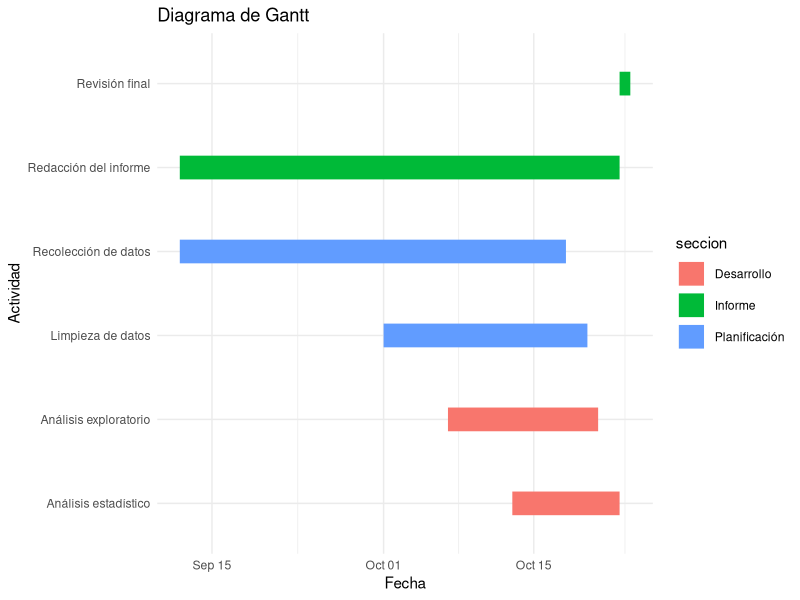
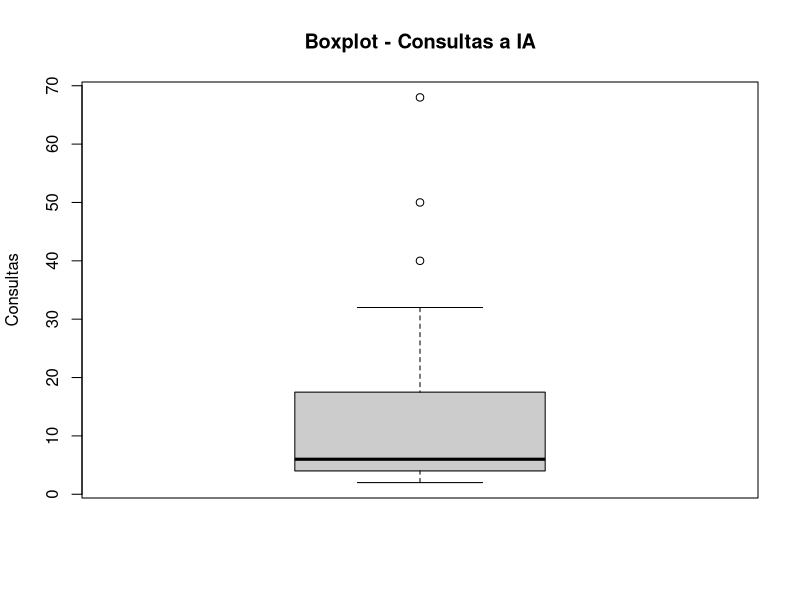
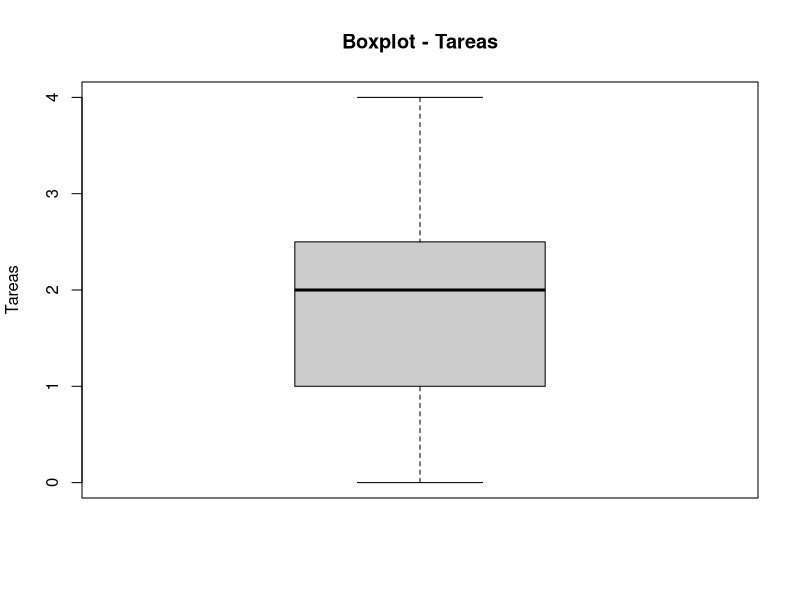
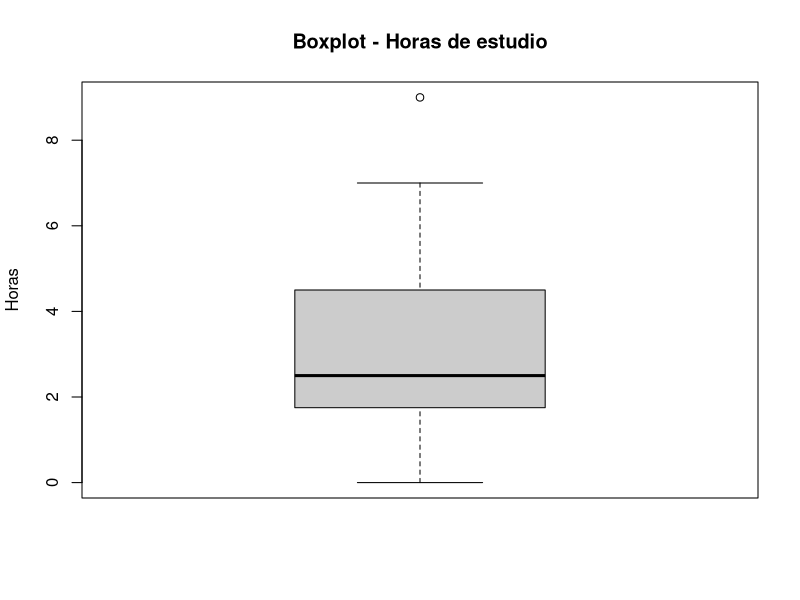
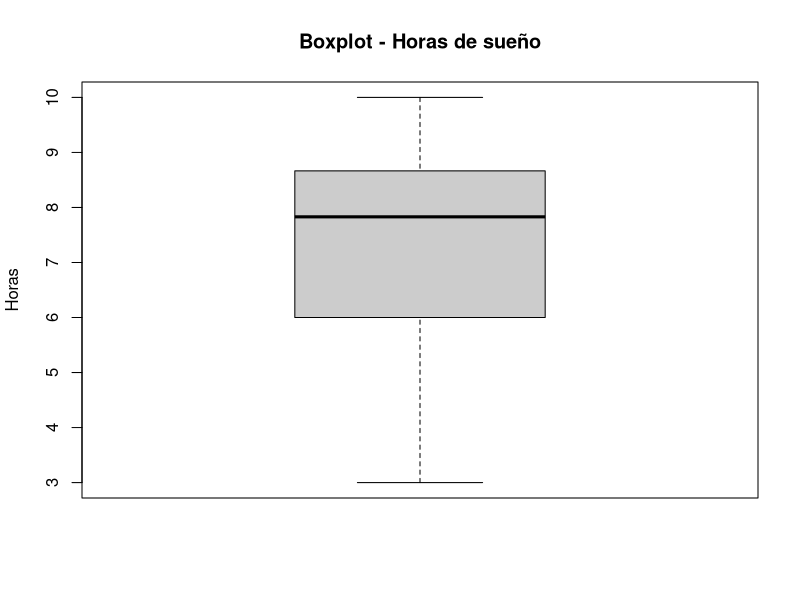
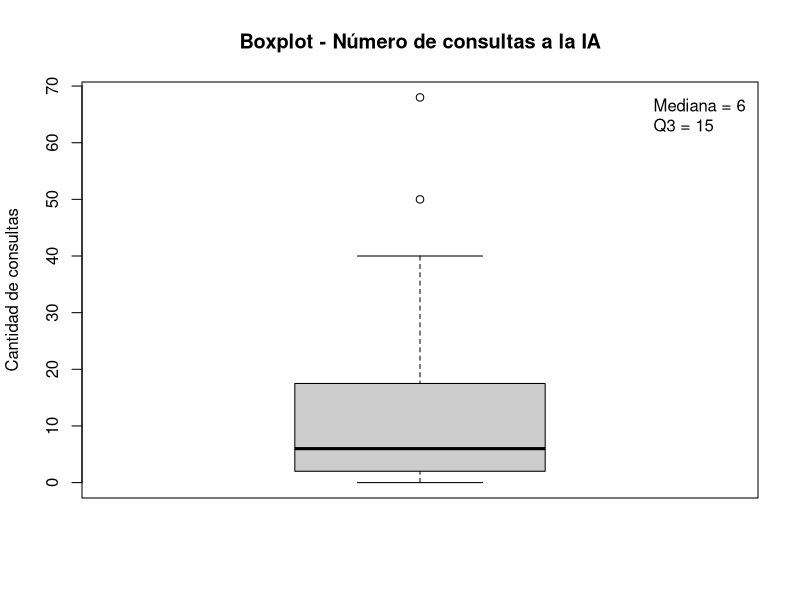
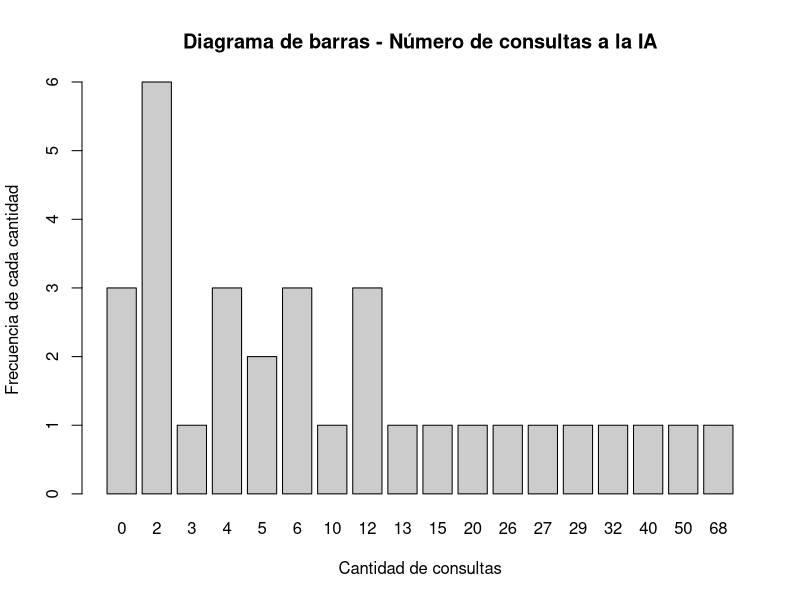
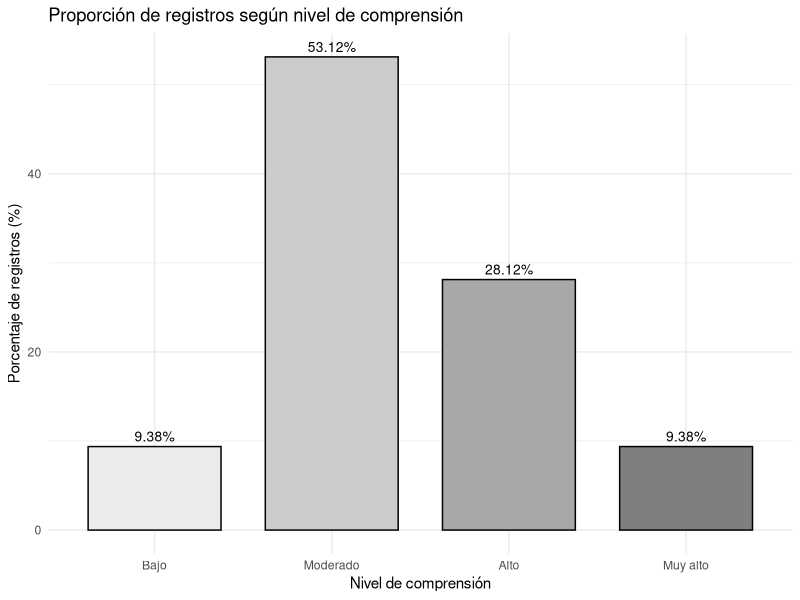

R code for these plots, in order:
## ---- chunk 1
library(ggplot2)

tareas <- data.frame(
  tarea = c(
    "Recolección de datos",
    "Limpieza de datos",
    "Análisis exploratorio",
    "Análisis estadístico",
    "Redacción del informe",
    "Revisión final"
  ),
  inicio = as.Date(c(
    "2026-09-12", "2026-10-01", "2026-10-07", "2026-10-13", "2026-09-12", "2026-10-23"
  )),
  fin = as.Date(c(
    "2026-10-18", "2026-10-20", "2026-10-21", "2026-10-23", "2026-10-23", "2026-10-24"
  )),
  seccion = c(
    "Planificación",
    "Planificación",
    "Desarrollo",
    "Desarrollo",
    "Informe",
    "Informe"
  )
)

ggplot(tareas,
       aes(x = inicio,
           xend = fin,
           y = tarea,
           yend = tarea,
           color = seccion)) +
  geom_segment(linewidth = 8) +
  labs(title = "Diagrama de Gantt",
       x = "Fecha",
       y = "Actividad") +
  theme_minimal()
## ---- chunk 2
library(readr)
library(dplyr)
library(tidyverse)
library(ggplot2)

DF <- read_csv("RespuestasDiario.csv")
## ---- chunk 3
names(DF)
DFL <- DF
## ---- chunk 4
DFL %>% rename(hora = `Marca temporal`
               , consultas = `¿Cuántas consultas a una IA realizaste hoy?`
               , uso = `¿Cuál fue el uso principal que le diste a la IA hoy?`
               , satisfaccion = `¿Qué nivel de satisfacción tienes con tu avance académico de hoy?`
               , tareas = `¿En cuántas tareas de hoy el uso de la IA te ahorró tiempo?`
               , curso = `¿Cuál es el código del curso sobre el que hiciste la mayoría de tus consultas a la IA hoy?`
               , estudio = `¿Cuántas horas efectivas de estudio acumulaste el día de hoy?`
               , sueno = `¿Cuántas horas dormiste la noche pasada?`
               , comprension = `¿Qué nivel de comprensión tuviste de las actividades académicas que realizaste hoy?`
               , email = `Dirección de correo electrónico`) -> DFL
## ---- chunk 5
DFL <- DFL[, c("hora", "consultas", "uso", "satisfaccion", "tareas", "curso", "estudio", "sueno", "comprension", "email")]
names(DFL)
## ---- chunk 6
DFAuxiliar <- read_csv("CorreosGrupo.csv")
## ---- chunk 7
DFL <- inner_join(DFL, DFAuxiliar, by = "email")
## ---- chunk 8
dim(DFL)
head(DFL)
sapply(DFL, class)
## ---- chunk 9
colSums(is.na(DFL))
## ---- chunk 10
round(colSums(is.na(DFL)) / nrow(DFL) * 100, 2)
## ---- chunk 11
sum(DFL$consultas == 0, na.rm = TRUE)
## ---- chunk 12
sum(DFL$tareas == 0, na.rm = TRUE)
## ---- chunk 13
sum(DFL$estudio == 0, na.rm = TRUE)
## ---- chunk 14
sum(DFL$sueno == 0, na.rm = TRUE)
## ---- chunk 15
unique(DFL$comprension)
## ---- chunk 16
length(unique(DFL$sueno))
unique(DFL$sueno)
## ---- chunk 17
length(unique(DFL$estudio))
unique(DFL$estudio)
## ---- chunk 18
length(unique(DFL$curso))
## ---- chunk 19
length(unique(DFL$tareas))
sort(unique(DFL$tareas))
## ---- chunk 20
unique(DFL$satisfaccion)
## ---- chunk 21
length(unique(DFL$uso))
unique(DFL$uso)
## ---- chunk 22
length(unique(DFL$consultas))
## ---- chunk 23

#Se hace el filtrado por horas teniendo en cuenta que se guarda en el formato de 24 horas por lo que solo acotamos desde 21.5 o sea 9:30 

DFL1<-DFL%>%filter(!(((hour(dmy_hms(hora)) + minute(dmy_hms(hora))/60) < 21.5))) %>% 

# en caso de superesswarnings es para evitar que arroje errores en consultas debido a que permite ingreso de datos vacíos por lo que se trata de convertir a numero y de ahí vemos si es NA e invirtiendo mediante ! para quedarnos con los que si cumplan eso  
  
filter(!is.na(suppressWarnings(as.numeric(consultas))), 

# Repetimos el mismo tipo de filtrado con respecto a la variable tareas, sueno y estudio 

!is.na(suppressWarnings(as.numeric(tareas))),                                   
!is.na(suppressWarnings(as.numeric(estudio))),                           !is.na(suppressWarnings(as.numeric(sueno))))%>% 
  
#verificamos que las consultas y tareas sean números enteros 

filter(as.numeric(consultas)%%1==0, 
       as.numeric(tareas)%%1==0)

## ---- chunk 24
  DF2<-DFL1%>%mutate(
  
  # se arma el primer filtro para normalizar uso
  uso_= chartr("áéíóúÁÉÍÓÚ", "aeiouAEIOU", tolower(uso)),
  
  # el segundo filtro para la búsqueda de palabras clave 
  usoC= str_detect(uso_,regex("\\b(ia|no|use|ningun[oa])\\b",ignore_case = TRUE)),
  
  # el tercer filtro ayuda a buscar datos no validos y validar los mismos
  cursoC = is.na(curso) | str_detect(curso, "^[ -]*$") | 
  str_detect(curso, "^[A-Za-z]{2}\\d{4}$"),
  
  # el cuarto filtro verifica las consultas y une con validacion de curso
  filtro=!usoC&cursoC&(as.numeric(consultas)>0|as.numeric(tareas)>0),
  
  # se aplica el filtro para cada dato relacionado
  uso = if_else(filtro, uso,NA_character_),
  
  consultas=if_else(filtro,consultas,NA_integer_),   
  
  tareas= if_else(filtro,tareas,NA_integer_),
  
  curso = if_else(filtro,curso,NA_character_)
  ) %>% select(-filtro, -usoC,-cursoC,-uso_)  
# después se borra las columnas auxiliares     
DF2$curso<-toupper(DF2$curso)
DF2$uso<-tolower(DF2$uso)
## ---- chunk 25
# Número de consultas a IA
boxplot(DF2$consultas,
        main = "Boxplot - Consultas a IA",
        ylab = "Consultas",
        col = "gray80")

boxplot.stats(DF2$consultas)$out
## ---- chunk 26
# Número de tareas donde la IA ahorró tiempo
boxplot(DF2$tareas,
        main = "Boxplot - Tareas",
        ylab = "Tareas",
        col = "gray80")

boxplot.stats(DF2$tareas)$out
## ---- chunk 27
# Horas efectivas de estudio
boxplot(DF2$estudio,
        main = "Boxplot - Horas de estudio",
        ylab = "Horas",
        col = "gray80")
        
boxplot.stats(DF2$estudio)$out
## ---- chunk 28
# Horas de sueño
boxplot(DF2$sueno,
        main = "Boxplot - Horas de sueño",
        ylab = "Horas",
        col = "gray80")

boxplot.stats(DF2$sueno)$out
## ---- chunk 29
# Variabilidad de las consultas
range(DF2$consultas, na.rm = TRUE)
var(DF2$consultas, na.rm = TRUE)
sd(DF2$consultas, na.rm = TRUE)
IQR(DF2$consultas, na.rm = TRUE)
sd(DF2$consultas, na.rm = TRUE) / mean(DF2$consultas, na.rm = TRUE)
## ---- chunk 30
# Variabilidad de las tareas
range(DF2$tareas, na.rm = TRUE)
var(DF2$tareas, na.rm = TRUE)
sd(DF2$tareas, na.rm = TRUE)
IQR(DF2$tareas, na.rm = TRUE)
sd(DF2$tareas, na.rm = TRUE) / mean(DF2$tareas, na.rm = TRUE)
## ---- chunk 31
# Variabilidad de las horas de estudio
range(DF2$estudio, na.rm = TRUE)
var(DF2$estudio, na.rm = TRUE)
sd(DF2$estudio, na.rm = TRUE)
IQR(DF2$estudio, na.rm = TRUE)
sd(DF2$estudio, na.rm = TRUE) / mean(DF2$estudio, na.rm = TRUE)
## ---- chunk 32
# Variabilidad de las horas de sueño
range(DF2$sueno, na.rm = TRUE)
var(DF2$sueno, na.rm = TRUE)
sd(DF2$sueno, na.rm = TRUE)
IQR(DF2$sueno, na.rm = TRUE)
sd(DF2$sueno, na.rm = TRUE) / mean(DF2$sueno, na.rm = TRUE)
## ---- chunk 33
# Frecuencia del principal uso de IA (de mayor a menor)
length(unique(na.omit(DF2$uso)))
head(sort(table(DF2$uso), decreasing = TRUE), 4)
round(head(sort(prop.table(table(DF2$uso)), decreasing = TRUE), 4) * 100, 2)
## ---- chunk 34
# Frecuencia del nivel de satisfacción
table(DF2$satisfaccion)
prop.table(table(DF2$satisfaccion)) * 100
## ---- chunk 35
# Frecuencia del nivel de comprensión (en su orden natural)
niveles <- c("Muy bajo", "Bajo", "Moderado", "Alto", "Muy alto")
table(factor(DF2$comprension, levels = niveles))
prop.table(table(factor(DF2$comprension, levels = niveles))) * 100
## ---- chunk 36
tabla_NA <- data.frame(
  Variable = names(DF2),
  Cantidad_NA = colSums(is.na(DF2)),
  Porcentaje_NA = round(colSums(is.na(DF2)) / nrow(DF2) * 100, 2),
  row.names = NULL
)
tabla_NA
## ---- chunk 37
#Revisamos si los NAs están en una mismo registro
table(rowSums(is.na(DF2)))
#Impacto si eliminamos los NAs
nrow(DF2)
nrow(na.omit(DF2))
round((1 - nrow(na.omit(DF2)) / nrow(DF2)) * 100, 2)
## ---- chunk 38
# DF2 sale de DFL1 sin filtrar filas, recuperamos de DFL1 los valores que el Paso 3 convirtió a NA
nrow(DFL1) == nrow(DF2)

diagnostico <- DF2 %>%
  mutate(
    # Valores originales, antes del Paso 3
    consultas_orig = as.numeric(DFL1$consultas),
    tareas_orig    = as.numeric(DFL1$tareas),
    uso_orig       = as.character(DFL1$uso),
    curso_orig     = as.character(DFL1$curso),

    # ¿El estudiante declaró alguna actividad con IA ese día?
    hubo_actividad = consultas_orig > 0 | tareas_orig > 0,

    # Motivo por el que el registro quedó incompleto
    motivo = case_when(
      !is.na(uso)     ~ "Completo",
      !hubo_actividad ~ "Sin uso de IA",
      consultas_orig == 0 & is.na(uso_orig) ~ "Sin uso de IA",
      TRUE            ~ "Curso fuera de formato"
    )
  )

table(diagnostico$motivo)
## ---- chunk 39
# Perfil de cada grupo según las consultas que realmente declararon
diagnostico %>%
  filter(motivo != "Completo") %>%
  group_by(motivo) %>%
  summarise(
    n = n(),
    consultas_min   = min(consultas_orig),
    consultas_max   = max(consultas_orig),
    consultas_media = round(mean(consultas_orig), 1)
  )
## ---- chunk 40
DF_GesNulos <- diagnostico %>%
  mutate(
    #Indicador de uso de IA, según el motivo y no según si había NA
    uso_ia = factor(if_else(motivo != "Sin uso de IA", "Usó IA", "No usó IA"),
                    levels = c("Usó IA", "No usó IA")),

    # Si no usó IA, el valor verdadero es 0 
    # Cuantitativas discretas: 
    consultas = if_else(motivo == "Sin uso de IA", 0, consultas_orig),
    consultas= as.integer(consultas),
    tareas    = if_else(motivo == "Sin uso de IA", 0, tareas_orig),
    tareas= as.integer(tareas),
    # Cualitativa nominal
    uso   = if_else(motivo == "Sin uso de IA", "No usó IA", uso_orig),
    uso = factor(uso,levels=unique(uso)),
    

  # Solo el curso se marca como inválido; el resto de datos se conserva
    curso = case_when(
      motivo == "Sin uso de IA"          ~ "No aplica",
      motivo == "Curso fuera de formato" ~ "Sin código válido",
      TRUE                               ~ curso_orig
    ),
      curso = factor(curso,levels=unique(curso)),

    # Cuantitativas continuas
    estudio = as.numeric(estudio),
    sueno   = as.numeric(sueno),

    # Ordinal con levels
    comprension = factor(comprension,
                         levels = c("Muy bajo", "Bajo", "Moderado", "Alto", "Muy alto"),
                         ordered = TRUE),

    satisfaccion = factor(satisfaccion, levels = 1:5, ordered = TRUE),

    # Identificador
    Grupo = factor(Grupo)
  ) %>%
# Se borran las columnas que solo sirvieron para el diagnóstico
  select(-consultas_orig, -tareas_orig, -uso_orig, -curso_orig,
         -hubo_actividad, -motivo)
## ---- chunk 41
# Verificamos que no quede ningún NA ni se hayan perdido filas
sum(is.na(DF_GesNulos))
nrow(DF_GesNulos)
table(DF_GesNulos$uso_ia)
## ---- chunk 42
DF3 <- DF_GesNulos %>%
  select(consultas, uso, satisfaccion, tareas, curso,
         estudio, sueno, comprension, uso_ia)

    dim(DF3)
    sapply(DF3, function(x) class(x)[1])
    sum(is.na(DF3))
## ---- chunk 43
# Cuántas observaciones sobreviven a cada etapa del proceso
trazabilidad <- data.frame(
  Etapa = c("Base cruda (DF)", "Subset y join (DFL)", "Normalización (DFL1)",
            "Criterios (DF2)", "Gestión de nulos (DF3)"),
  Observaciones = c(nrow(DF), nrow(DFL), nrow(DFL1), nrow(DF2), nrow(DF3))
)
# Qué porcentaje de la base original representa cada etapa
trazabilidad$Retencion <- round(trazabilidad$Observaciones / nrow(DF) * 100, 2)
trazabilidad
## ---- chunk 44
# Mismo diagnóstico del Paso 1, ahora sobre la base limpia.
radiografia <- data.frame(
  Variable = names(DF3),
  Tipo = sapply(DF3, function(x) class(x)[1]),
  NA_total = colSums(is.na(DF3)),
  Porcentaje_NA = round(colSums(is.na(DF3)) / nrow(DF3) * 100, 2),
  Unicos = sapply(DF3, function(x) length(unique(x))),
  row.names = NULL
)
radiografia
## ---- chunk 45
# Conteo de ceros en cada numérica
sum(DF3$consultas == 0)
sum(DF3$tareas == 0)
sum(DF3$estudio == 0)
sum(DF3$sueno == 0)
## ---- chunk 46
# Verificamos que ninguna numérica se salga de los rangos del codebook.

data.frame(
  Variable = c("consultas", "tareas", "estudio", "sueno"),
  Restriccion = c("x >= 0", "x >= 0", "x >= 0", "0 <= x <= 24"),
  Minimo = c(min(DF3$consultas), min(DF3$tareas), min(DF3$estudio), min(DF3$sueno)),
  Maximo = c(max(DF3$consultas), max(DF3$tareas), max(DF3$estudio), max(DF3$sueno)),
  Cumple = c(all(DF3$consultas >= 0), all(DF3$tareas >= 0), all(DF3$estudio >= 0),
             all(DF3$sueno >= 0 & DF3$sueno <= 24))
)
## ---- chunk 47
# Filas idénticas en todas sus columnas
sum(duplicated(DF_GesNulos))
# El diseño es longitudinal, cada estudiante debe tener un solo registro por día.
DF_GesNulos %>%
  mutate(fecha = substr(hora, 1, 10)) %>%
  count(email, fecha) %>%
  filter(n > 1)
## ---- chunk 48
# Observaciones limpias que aportó cada grupo
DF_GesNulos %>% count(Grupo)
## ---- chunk 49
# Filtro sobre nuestro grupo
GRUPO <- 6
DF3_grupo <- DF_GesNulos %>% filter(Grupo == GRUPO)

nrow(DF3_grupo)
DF3_grupo %>% count(email)
## ---- chunk 50
n_distinct(DF_GesNulos$email)
## ---- chunk 51
sd(DF3$consultas, na.rm = T) / abs(mean(DF3$consultas, na.rm = T))
## ---- chunk 52
boxplot(DF3$consultas,
        main = "Boxplot - Número de consultas a la IA",
        ylab = "Cantidad de consultas",
        col = "gray80")
legend("topright",
       legend = paste("Mediana =", median(DF3$consultas, na.rm = TRUE), "\nQ3 =", quantile(DF3$consultas, 0.75, na.rm = T, type = 3)), bty = "n")
## ---- chunk 53
barplot(table(DF3$consultas),
        main = "Diagrama de barras - Número de consultas a la IA",
        xlab = "Cantidad de consultas",
        ylab = "Frecuencia de cada cantidad",
        col = "gray80")
## ---- chunk 54
table(DF3$comprension)
round(prop.table(table(DF3$comprension)) * 100, 2)
round(cumsum(prop.table(table(DF3$comprension))) * 100, 2)
## ---- chunk 55
DF3 %>%
  count(comprension) %>%
  mutate(p = n / sum(n) * 100) %>%
  ggplot(aes(x = comprension, y = p, fill = comprension)) +
  geom_col(color = "black", width = 0.75) +
  geom_text(aes(label = paste0(round(p, 2), "%")), vjust = -0.5, size = 3.5) +
  scale_fill_manual(values = c("gray92", "gray80", "gray66", "gray50", "gray35")) +
  labs(title = "Proporción de registros según nivel de comprensión",
       x = "Nivel de comprensión", y = "Porcentaje de registros (%)") +
  theme_minimal() +
  theme(legend.position = "none")
## ---- chunk 56
summary(DF3$sueno)
round(sd(DF3$sueno),2)
IQR(DF3$sueno)
round(sd(DF3$sueno) / mean(DF3$sueno),2) #CV
## ---- chunk 57
boxplot(DF3$sueno,
        main = "Horas de sueño",
        ylab = "Horas",
        col = "gray80")
## ---- chunk 58
hist(DF3$sueno,
     main = "Horas de sueño",
     xlab = "Horas",
     col = "gray80",
     ylab = "Frecuencia")
axis(1, at = 0:ceiling(max(DF3$sueno)))
abline(v = mean(DF3$sueno, na.rm = TRUE), col = "firebrick", lwd = 2, lty = 2)
legend("topright",
       legend = paste("Media =", round(mean(DF3$sueno, na.rm = TRUE), 2)),
       col = "firebrick", lty = 2, lwd = 2, bty = "n")
## ---- chunk 59
boxplot(consultas ~ satisfaccion, data = DF3,
        main = "Nivel de satisfacción vs Número de consultas",
        xlab = "Nivel de satisfacción",
        ylab = "Cantidad de consultas")
## ---- chunk 60
quantile(DF3$consultas[DF3$satisfaccion == 3], 0.3, na.rm = T, type = 3)
quantile(DF3$consultas[DF3$satisfaccion == 4], 0.3, na.rm = T, type = 3)
quantile(DF3$consultas[DF3$satisfaccion == 5], 0.3, na.rm = T, type = 3)
## ---- chunk 61
cor.test(DF3$consultas,DF3$estudio,method="spearman")
## ---- chunk 62
ggplot(DF3, aes(x = consultas, y = estudio)) +
  geom_point(color = "navy", size = 2.5) +
  labs(
    title = "Consultas vs. horas de estudio",
    x = "Consultas a la IA",
    y = "Horas de estudio"
  )
## ---- chunk 63
DFC <- DF3[DF3$uso_ia == "Usó IA", ]
DFC$curso <- toupper(DFC$curso)
DFC$uso <- as.character(DFC$uso)
DFC <- DFC[DFC$curso %in% c("CC1105", "CS2031", "CC2101", "CS2013"), ]
DFC <- DFC[DFC$uso %in% c("Resolver ejercicios", "Resumir", "Programar", "Redactar"), ]
nrow(DFC)
## ---- chunk 64
tabla <- table(DFC$curso, DFC$uso)
tabla
round(prop.table(tabla, 1) * 100, 2)
## ---- chunk 65
DFC %>%
  count(curso, uso) %>%
  group_by(curso) %>%
  mutate(p = n / sum(n) * 100) %>%
  ggplot(aes(x = curso, y = p, fill = uso)) +
  geom_col(width = 0.75) +
  geom_text(aes(label = paste0(round(p, 1), "%")),
            position = position_stack(vjust = 0.5), size = 3) +
  scale_fill_manual(values = c("gray92", "gray78", "gray64", "gray50")) +
  labs(title = "Proporción de usos de la IA según el curso",
       x = "Curso", y = "Porcentaje de registros (%)", fill = "Uso principal") +
  theme_minimal()
## ---- chunk 66
DF3 %>%
  filter(uso_ia == "Usó IA") %>%
  mutate(
    uso_g = if_else(uso %in% c("Resolver ejercicios", "Resumir",
                                "Programar", "Redactar", "No usó IA"),
                     as.character(uso), "Otros"),
    ahorro = if_else(tareas == 0, "Sin tareas ahorradas", "Con tareas ahorradas")
  ) %>%
  count(uso_g, ahorro) %>%
  tidyr::pivot_wider(names_from = ahorro, values_from = n, values_fill = 0) %>%
  {
    tabla <- .[, c("uso_g", "Sin tareas ahorradas", "Con tareas ahorradas")]
    m <- t(as.matrix(tabla[, -1]))
    colnames(m) <- tabla$uso_g
    barplot(m,
            main = "Tareas ahorradas según el uso de IA",
            ylab = "Cantidad de registros",
            xlab = "Uso principal",
            col = c("gray85", "gray45"))
    legend("topleft",
           legend = c("Sin ahorro", "Con ahorro"),
           fill = c("gray85", "gray45"),
           cex = 0.8)
  }
## ---- chunk 67
DF3 %>%
  filter(uso_ia == "Usó IA") %>%
  mutate(uso_g = if_else(uso %in% c("Resolver ejercicios", "Resumir",
                                     "Programar", "Redactar", "No usó IA"),
                          as.character(uso), "Otros")) %>%
  group_by(uso_g) %>%
  summarise(
    registros   = n(),
    ta_ahorrada = round(mean(tareas > 0, na.rm = TRUE) * 100,2),

  ) %>%
  rename(Uso = uso_g)
## ---- chunk 68
boxplot(sueno ~ comprension, data = DF3,
        main = "Sueño según comprensión",
        xlab = "Comprensión",
        ylab = "Horas de sueño",
        col = c("gray92", "gray80", "gray66", "gray50", "gray35"))
abline(h = mean(DF3$sueno, na.rm = TRUE), col = "firebrick", lwd = 2, lty = 2)
legend("topright",
       legend = paste("Media =", round(mean(DF3$sueno, na.rm = TRUE), 2)),
       col = "firebrick", lty = 2, lwd = 2, bty = "n")
## ---- chunk 69
DF3%>%group_by(comprension)%>% summarise(n=n(),
    Q1= quantile(sueno, 0.25, na.rm = TRUE),
    Mediana = quantile(sueno, 0.5 ,na.rm = TRUE),
    Q3= quantile(sueno, 0.75, na.rm = TRUE),
    RIC     = IQR(sueno, na.rm = TRUE),
    Media = mean(sueno,na.rm=TRUE),
    CV = (sd(sueno,na.rm=TRUE)/mean(sueno,na.rm=TRUE))
                                         )
## ---- chunk 70
GRUPO <- 6
DF3_grupo <- DF_GesNulos %>% filter(Grupo == GRUPO)
nrow(DF3_grupo)
## ---- chunk 71
consultas_cat <- cut(DF3$consultas,
                     breaks = c(0, 1, 11, 21, 31, Inf),
                     right = FALSE,
                     labels = c("Sin uso", "Bajo", "Moderado",
                                "Frecuente", "Muy frecuente"))

frec_con <- table(consultas_cat)
prob_con <- prop.table(frec_con)
frec_con
round(prob_con, 4)
## ---- chunk 72
sum(prob_con)
## ---- chunk 73
barplot(prob_con,
        main = "Probabilidad empírica del nivel de uso de IA",
        xlab = "Nivel de uso (según número de consultas)",
        ylab = "Probabilidad",
        col = "gray70",
        ylim = c(0, 0.6))
## ---- chunk 74
frec_sat <- table(DF3$satisfaccion)
prob_sat <- prop.table(frec_sat)
frec_sat
round(prob_sat, 4)
## ---- chunk 75
sum(prob_sat)
## ---- chunk 76
barplot(prob_sat,
        main = "Probabilidad empírica de la satisfacción",
        xlab = "Nivel de satisfacción (1 = muy baja, 5 = muy alta)",
        ylab = "Probabilidad",
        col = "gray70",
        ylim = c(0, 0.6))
## ---- chunk 77
P_A = nrow(DF3 %>% filter(comprension == "Alto")) / nrow(DF3)
paste("Probabilidad de A:", P_A)
## ---- chunk 78
P_B = nrow(DF3 %>% filter(5 <= consultas & consultas <= 15)) / nrow(DF3)
paste("Probabilidad de B:", P_B)
## ---- chunk 79
# Estas graficas son solo referenciales (quitarlas antes de entregar el trabajo)
# barplot(table(DF3$comprension))
# hist(DF3$consultas, breaks = 10)
## ---- chunk 80
P_A_dado_B = nrow(DF3 %>% filter(5 <= consultas & consultas <= 15 & comprension == "Alto")) / nrow(DF3 %>% filter(5 <= consultas & consultas <= 15))

P_A_dado_B
## ---- chunk 81
P_A_inter_B<- nrow(DF3 %>% filter(5 <= consultas & consultas <= 15 & comprension == "Alto")) / nrow(DF3)
round(P_A_inter_B,2) == round(P_A* P_B,2)
round(P_A_inter_B,3) == round(P_A* P_B,3)
P_A_dado_B==P_A
## ---- chunk 82

P_A_U_B<-P_A+P_B-P_A_inter_B
P_A_comp<-1-P_A
P_B_comp<-1-P_B

#leyes de morgan

P_A_U_B_comp<-1-P_A_U_B
P_A_inter_B_comp<-1-P_A_inter_B
P_A_U_B
P_A_comp
P_B_comp
P_A_U_B_comp
P_A_inter_B_comp
## ---- chunk 83
P_B_dado_A = nrow(DF3 %>% filter(5 <= consultas & consultas <= 15 & comprension == "Alto")) / nrow(DF3 %>% filter(comprension == "Alto"))

P_B_dado_A
## ---- chunk 84
P_B_dado_noA = nrow(DF3 %>% filter(5 <= consultas & consultas <= 15 & comprension != "Alto")) / nrow(DF3 %>% filter(comprension != "Alto"))

P_B_dado_noA
## ---- chunk 85
( P_B_dado_A * P_A ) / ( P_B_dado_A * P_A + P_B_dado_noA * P_A_comp)
## ---- chunk 86
P_A_dado_B
## ---- chunk 87
# round(P_A_dado_B * 100, 2)
